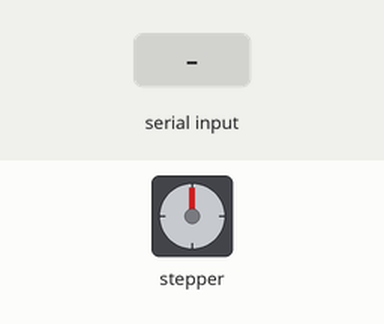
The sketch below on a simulated Arduino Uno, built with avr-gcc and run on an emulated ATmega328P. Shown: stepper motor. The inputs (shaded band) are chosen by the test bench. Stepper angles assume 4096 steps per turn.

Above: at 1.2 s.
1.3 s: "X90\n" received over Serial
At 3.5 s:
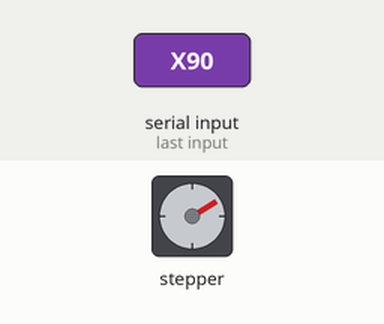
4.3 s: "CENTER\n" received over Serial
At 5.38 s:
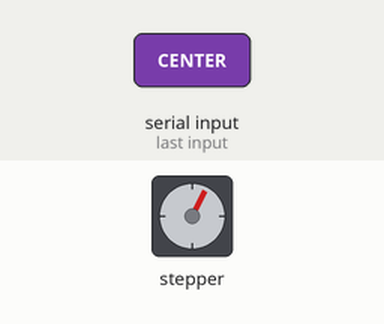
Timing chart, 0 to 7.5 s (numbered marks = the images above; inputs shaded):
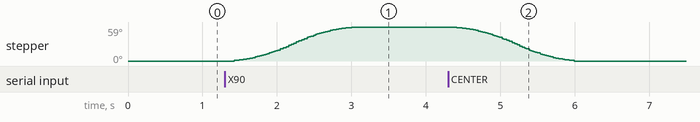

The sketch:

facedetection_using_opencv.ino
```cpp
#include <AccelStepper.h>

// 28BYJ-48 half-step driver wiring order (verify your board's sequence)
#define IN1 8
#define IN3 9
#define IN2 10
#define IN4 11

// AccelStepper interface type 8 = half-step
AccelStepper stepper(AccelStepper::HALF4WIRE, IN1, IN3, IN2, IN4);

// Typical 28BYJ-48 ≈4096 half-steps per revolution
const long STEPS_PER_REV = 4096;
const float STEPS_PER_DEG = (float)STEPS_PER_REV / 360.0f;

long target = 0;   // target step position (0 = center)

void setup() {
  Serial.begin(115200);

  stepper.setMaxSpeed(1200);      // tune for supply/mechanics
  stepper.setAcceleration(800);   // smooth start/stop
  stepper.setCurrentPosition(0);  // define current as center
}

void loop() {
  // Run motor toward target
  stepper.moveTo(target);
  stepper.run();

  // Serial parsing
  static String line;
  while (Serial.available()) {
    char c = Serial.read();
    if (c == '\n') {
      if (line.startsWith("X")) {
        int delta_units = line.substring(1).toInt();  // signed small integer
        long delta_steps = (long)(delta_units * (STEPS_PER_DEG * 1.0f));
        target += delta_steps;
        // Clamp to +/- 60 deg to protect wiring
        long max_steps = (long)(60.0f * STEPS_PER_DEG);
        if (target > max_steps) target = max_steps;
        if (target < -max_steps) target = -max_steps;
      } else if (line == "CENTER") {
        target = 0;
      } else if (line == "STOP") {
        // Option: freeze where it is
        target = stepper.currentPosition();
      }
      line = "";
    } else if (isPrintable(c)) {
      line += c;
    }
  }
}
```

Measured:
- after the input at 1.3 s, stepper: turns 59° clockwise in 1.6 s, starting after 0.12 s
- after the input at 4.3 s, stepper: turns 59° counter-clockwise in 1.6 s, starting after 0.12 s
